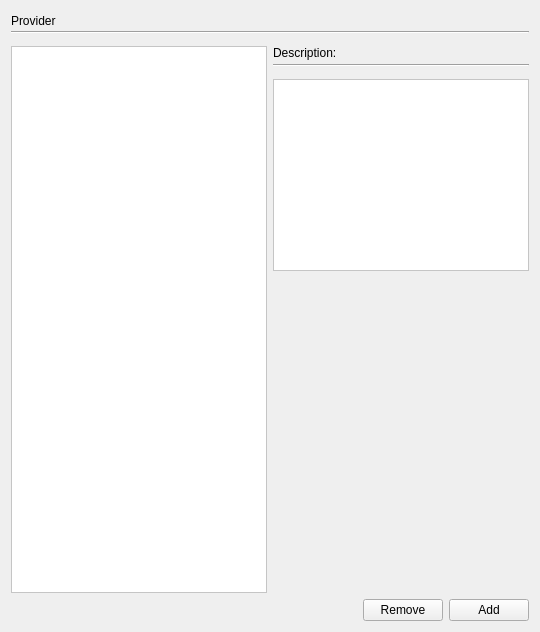
     <widget class="QWidget" name="tab_4">
      <attribute name="title">
       <string>Provider</string>
      </attribute>
      <layout class="QGridLayout" name="gridLayout_7">
       <item row="0" column="0">
        <layout class="QVBoxLayout" name="verticalLayout_3">
         <item>
          <layout class="QVBoxLayout" name="verticalLayout_4">
           <property name="spacing">
            <number>0</number>
           </property>
           <property name="bottomMargin">
            <number>6</number>
           </property>
           <item>
            <layout class="QHBoxLayout" name="horizontalLayout_6">
             <property name="spacing">
              <number>0</number>
             </property>
             <item>
              <widget class="QLabel" name="label_4">
               <property name="text">
                <string>Provider</string>
               </property>
              </widget>
             </item>
             <item>
              <spacer name="horizontalSpacer_4">
               <property name="orientation">
                <enum>Qt::Horizontal</enum>
               </property>
               <property name="sizeHint" stdset="0">
                <size>
                 <width>40</width>
                 <height>20</height>
                </size>
               </property>
              </spacer>
             </item>
            </layout>
           </item>
           <item>
            <widget class="Line" name="line_2">
             <property name="sizePolicy">
              <sizepolicy hsizetype="Expanding" vsizetype="Fixed">
               <horstretch>0</horstretch>
               <verstretch>0</verstretch>
              </sizepolicy>
             </property>
             <property name="minimumSize">
              <size>
               <width>40</width>
               <height>0</height>
              </size>
             </property>
             <property name="maximumSize">
              <size>
               <width>600</width>
               <height>16777215</height>
              </size>
             </property>
             <property name="orientation">
              <enum>Qt::Horizontal</enum>
             </property>
            </widget>
           </item>
          </layout>
         </item>
         <item>
          <layout class="QHBoxLayout" name="horizontalLayout_20">
           <item>
            <widget class="QListWidget" name="listWidgetProviders">
             <property name="styleSheet">
              <string notr="true">background-color: rgb(255, 255, 255);
alternate-background-color: rgb(207, 207, 207);</string>
             </property>
             <property name="alternatingRowColors">
              <bool>true</bool>
             </property>
            </widget>
           </item>
           <item>
            <layout class="QVBoxLayout" name="verticalLayout_17">
             <item>
              <layout class="QVBoxLayout" name="verticalLayout_18">
               <property name="spacing">
                <number>4</number>
               </property>
               <property name="bottomMargin">
                <number>6</number>
               </property>
               <item>
                <widget class="QLabel" name="label_10">
                 <property name="text">
                  <string>Description:</string>
                 </property>
                </widget>
               </item>
               <item>
                <widget class="Line" name="line_10">
                 <property name="orientation">
                  <enum>Qt::Horizontal</enum>
                 </property>
                </widget>
               </item>
              </layout>
             </item>
             <item>
              <layout class="QVBoxLayout" name="verticalLayout_19">
               <item>
                <widget class="QPlainTextEdit" name="plainTextEditProviderDescription">
                 <property name="styleSheet">
                  <string notr="true">background-color: rgb(255, 255, 255);</string>
                 </property>
                </widget>
               </item>
               <item>
                <spacer name="verticalSpacer_5">
                 <property name="orientation">
                  <enum>Qt::Vertical</enum>
                 </property>
                 <property name="sizeHint" stdset="0">
                  <size>
                   <width>17</width>
                   <height>322</height>
                  </size>
                 </property>
                </spacer>
               </item>
              </layout>
             </item>
            </layout>
           </item>
          </layout>
         </item>
         <item>
          <layout class="QHBoxLayout" name="horizontalLayout_7">
           <item>
            <spacer name="horizontalSpacer_5">
             <property name="orientation">
              <enum>Qt::Horizontal</enum>
             </property>
             <property name="sizeHint" stdset="0">
              <size>
               <width>40</width>
               <height>20</height>
              </size>
             </property>
            </spacer>
           </item>
           <item>
            <widget class="QPushButton" name="pushButtonProvidersRemove">
             <property name="text">
              <string>Remove</string>
             </property>
            </widget>
           </item>
           <item>
            <widget class="QPushButton" name="pushButtonProvidersAdd">
             <property name="text">
              <string>Add</string>
             </property>
            </widget>
           </item>
          </layout>
         </item>
        </layout>
       </item>
      </layout>
     </widget>
